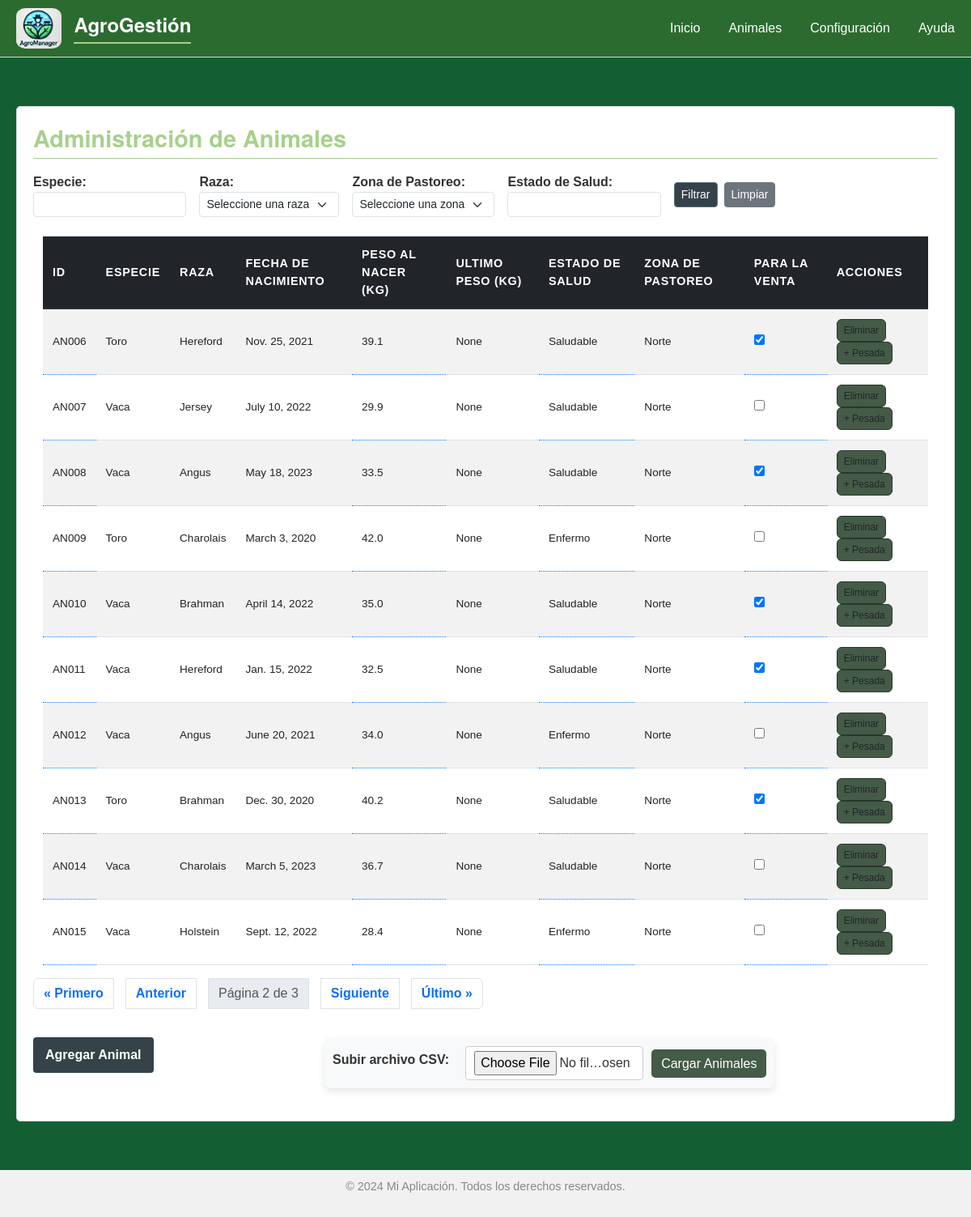
Before: /admin_animales/?page=2 with the older database file.
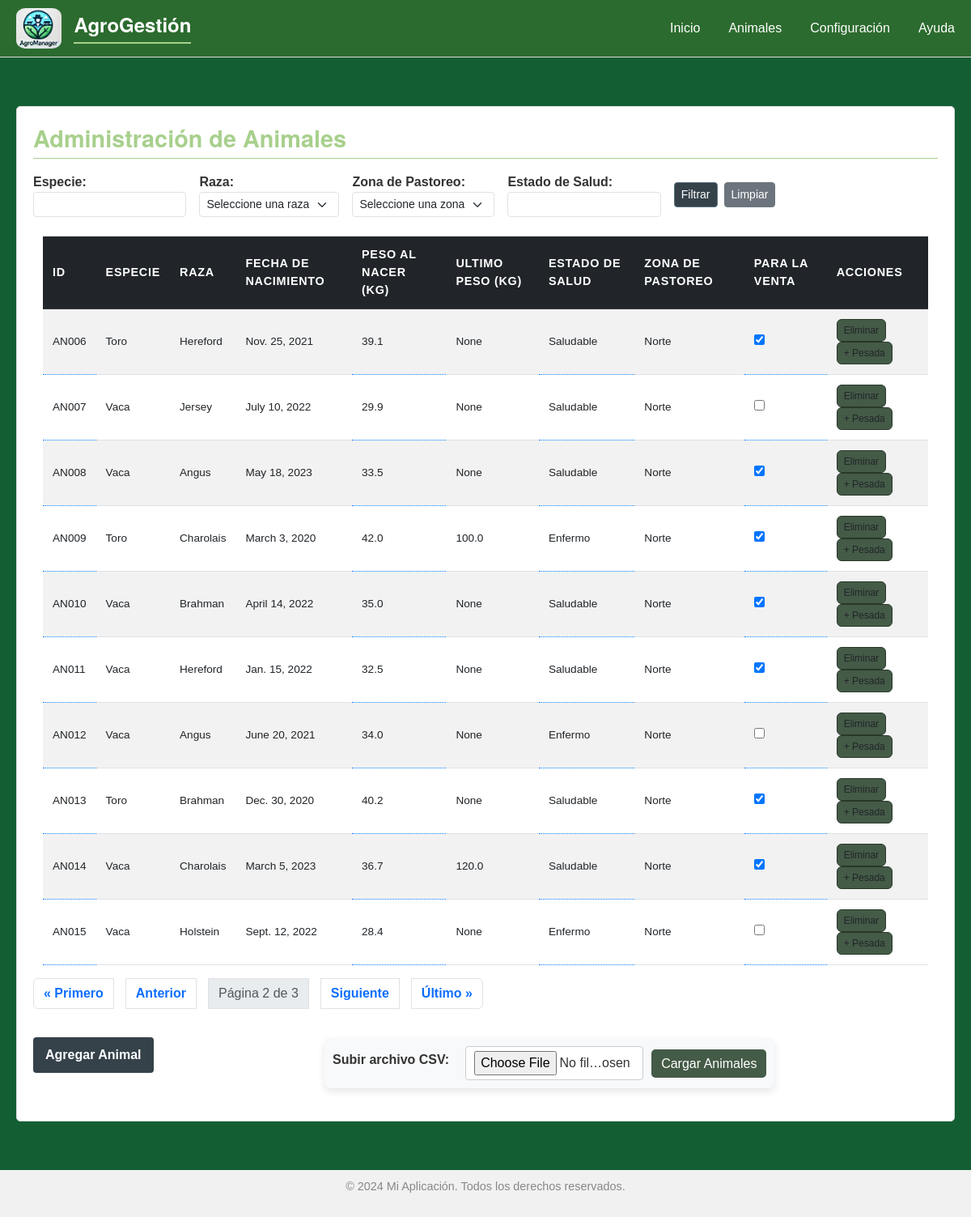
After: the same page with the newer database file.
### ganaderia/models.py (models this page shows, shortened)
class Animal(models.Model):
    identifier = models.CharField(max_length=50, unique=True)  # Código de identificación único
    species = models.CharField(max_length=100)                 # Especie (vaca, toro, etc.)
    breed = models.ForeignKey('Breed', on_delete=models.SET_NULL, null=True)  # Relación a Breed
    birth_date = models.DateField()                            # Fecha de nacimiento
    birth_weight = models.FloatField(default=0)                          # Peso de nacimiento
    health_status = models.CharField(max_length=100)           # Estado de salud (Ej: "Saludable", "Enfermo")
    pasture_zone = models.ForeignKey('PastureZone', on_delete=models.SET_NULL, null=True)  # Zona de pastoreo actual
    is_for_sale = models.BooleanField(default=False)           # Para marcar animales listos para la venta
    date_added = models.DateTimeField(default=timezone.now)    # Fecha de registro
    def latest_weight(self):
        latest_record = self.weight_records.order_by('-date_recorded').first()
        return latest_record.weight if latest_record else None
    def latest_weight_recorded(self):
        latest_record = self.weight_records.order_by('-date_recorded').first()
        return latest_record.date_recorded if latest_record else None

class Breed(models.Model):
    name = models.CharField(max_length=100, unique=True)  # Nombre de la raza, único
    description = models.TextField(blank=True, null=True)  # Descripción opcional de la raza
    def __str__(self):
        return self.name

class PastureZone(models.Model):
    name = models.CharField(max_length=100)                   # Nombre de la zona
    area_size = models.FloatField(default=0)                           # Tamaño en hectáreas
    grazing_capacity = models.IntegerField(default=0)                  # Capacidad de pastoreo en número de animales
    current_animals = models.ManyToManyField(Animal, blank=True, related_name='zones')  # Animales actualmente en la zona
    is_active = models.BooleanField(default=True)             # Zona activa o en descanso
    def __str__(self):
        return self.name

class WeightRecord(models.Model):
    animal = models.ForeignKey(Animal, related_name='weight_records', on_delete=models.CASCADE)  # Relación a Animal
    weight = models.FloatField()                           # Peso en kg
    date_recorded = models.DateField(default=timezone.now)  # Fecha del registro de peso

### ganaderia/views.py (the view)
# urls.py: path('admin_animales/', admin_animales, name='admin_animales'),
def admin_animales(request):
    animals = Animal.objects.all()
    animal_filter = AnimalFilter(request.GET, queryset=Animal.objects.all())
    pasture_zones = PastureZone.objects.all()
    paginator = Paginator(animal_filter.qs, 10)  # Aplica el paginador al queryset filtrado
    page_number = request.GET.get('page')
    page_obj = paginator.get_page(page_number)
    breeds_list = Breed.objects.all()
    return render(request, 'admin_animales.html', {'animals_list': page_obj, 'breeds_list': breeds_list, 'page_obj': page_obj, 'filter': animal_filter, 'pasturezones': pasture_zones})

### ganaderia/templates/admin_animales.html (shortened to what the changed rows need)
{% extends "base.html" %}
{% block content %}
    <div class="panel-container">
            <section class="panel" id="animals-panel">
                  <h2>Administración de Animales</h2>
                  <div id="list-animales">
                      <div class="container mt-4">
                          <div class="table-responsive">
                              <table class="table table-striped table-hover align-middle animal-grid" id="animalTable">
                                  <thead class="table-dark">
                                      <tr>
                                          <th>ID</th>
                                          <th>Especie</th>
                                          <th>Raza</th>
                                          <th>Fecha de Nacimiento</th>
                                          <th>Peso al nacer (kg)</th>
                                          <th>Ultimo Peso (kg)</th>
                                          <th>Estado de Salud</th>
                                          <th>Zona de Pastoreo</th>
                                          <th>Para la Venta</th>
                                          <th>Acciones</th>
                                      </tr>
                                  </thead>
                                  <tbody>
                                      {% for animal in animals_list%}
                                        <tr data-animal-id="{{ animal.id }}">
                                            <td class="editable" data-field="identifier">{{ animal.identifier }} </td>
                                            <td data-field="species">{{ animal.species }}</td>
                                            <td data-field="breed">{{ animal.breed }}</td>
                                            <td data-field="birth_date">{{ animal.birth_date }}</td>
                                            <td class="editable" data-field="birth_weight">{{ animal.birth_weight }}</td>
                                            <td data-field="latest_weight" title="{{animal.latest_weight_recorded}}">{{ animal.latest_weight }}</td>
                                            <td class="editable" data-field="health_status">{{ animal.health_status }}</td>
                                            <td data-field="pasture_zone">{{ animal.pasture_zone }}</td>
                                            <td class="editable" data-field="is_for_sale" data-animal-id="{{ animal.id }}">
                                                <input type="checkbox" class="sale-checkbox" {% if animal.is_for_sale %}checked{% endif %}>
                                            </td>
                                            <td>
                                                <button class="btn " onclick="confirmDelete({{ animal.id }})" >Eliminar</button>
                                                <button class="btn " onclick="toggleFormPeso({{ animal.id }})" >+ Pesada</button>
                                            </td>
                                        </tr>
                                      {% endfor %}
                                  </tbody>
                              </table>
                          </div>
                      </div>
                  </div>
            </section>
        </div>
{% endblock %}

Changed rows visible on the page:
changed Animal "AN009": latest_weight "None" → "100.0"; is_for_sale "☐" → "☑"
changed Animal "AN014": latest_weight "None" → "120.0"; is_for_sale "☐" → "☑"
